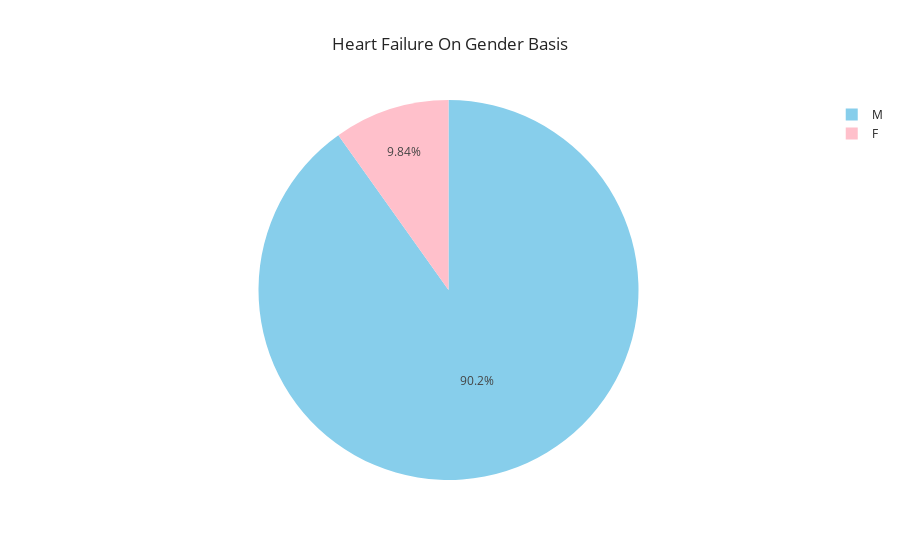

The cell this chart's notebook holds for it:
### Code cell
px.pie(df,values='HeartFailure',names='Sex',color='Sex',color_discrete_map={'F':'Pink','M':'Skyblue'},template='seaborn',title='Heart Failure On Gender Basis')

### Figure 1 — Plotly figure (JSON) as saved in the notebook; plotly's stock layout.template omitted (floating-point values rounded to 4 significant figures; data arrays with more than 128 entries replaced by an {"elided": "..."} marker saying what was removed)
{"data": [{"customdata": {"elided": "918x1 str values"}, "domain": {"x": [0, 1], "y": [0, 1]}, "hovertemplate": "Sex=%{customdata[0]}<br>HeartFailure=%{value}<extra></extra>", "labels": {"elided": "918 str values"}, "legendgroup": "", "marker": {"colors": {"elided": "918 str values"}}, "name": "", "showlegend": true, "type": "pie", "values": {"elided": "918 int values"}}], "layout": {"legend": {"tracegroupgap": 0}, "title": {"text": "Heart Failure On Gender Basis"}}}
